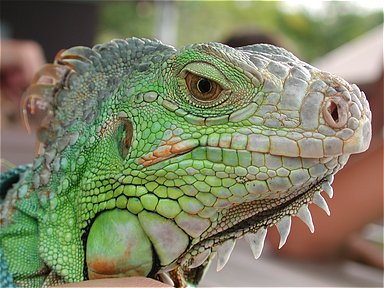
#> input picture various_datasets/reptile_color.jpg, 384 x 288 px, found by its file name
$ jupyter execute --allow-errors WranglingImages.ipynb
#> lines starting #> are read from the running program, lines starting #| are printed output that depends on the picture
[cell 1]
# Wrangling images
# Find image dimensions, crop or pad an image
# RTS, Feb 2023

import os
# Make the display full screen
from IPython.core.display import display, HTML
display(HTML("<style>.container { width:100% !important; }</style>"))

[cell 2]
# Required imports
import cv2
import numpy
import urllib.request
from matplotlib import pyplot as plt
from matplotlib.pyplot import figure
from google.colab.patches import cv2_imshow

[cell 3]
# Read in an image from the internet and display it.
image_source = 'https://raw.githubusercontent.com/realtechsupport/CriticalMachineLearning/main/various_datasets/reptile_color.jpg'
request = urllib.request.urlopen(image_source)
arr = numpy.asarray(bytearray(request.read()), dtype=numpy.uint8)
image_brg = cv2.imdecode(arr, -1)
#> image_brg is the input picture: shape (288, 384, 3); mean B, G, R 100.7, 130.8, 127.4
image = cv2.cvtColor(image_brg, cv2.COLOR_BGR2RGB)
plt.imshow(image)
#> (this line was passed over: IPython is not available in this run)

[cell 4]
#Get the dimensions of an image
size = image.size
#> size = 331776
dimensions = image.shape
#> dimensions = (288, 384, 3)
print(dimensions, size)
#| (288, 384, 3) 331776
print('height: ', dimensions[0])
#| height:  288
print('width: ', dimensions[1])
#| width:  384
print('number of bands: ', dimensions[2])
#| number of bands:  3

[cell 5]
#Resize an image
n = 2
interpolation_method = cv2.INTER_LINEAR
new_height = n*dimensions[0]
#> new_height = 576
new_width = n*dimensions[1]
#> new_width = 768
bigger_image = cv2.resize(image, (new_width, new_height), interpolation_method)
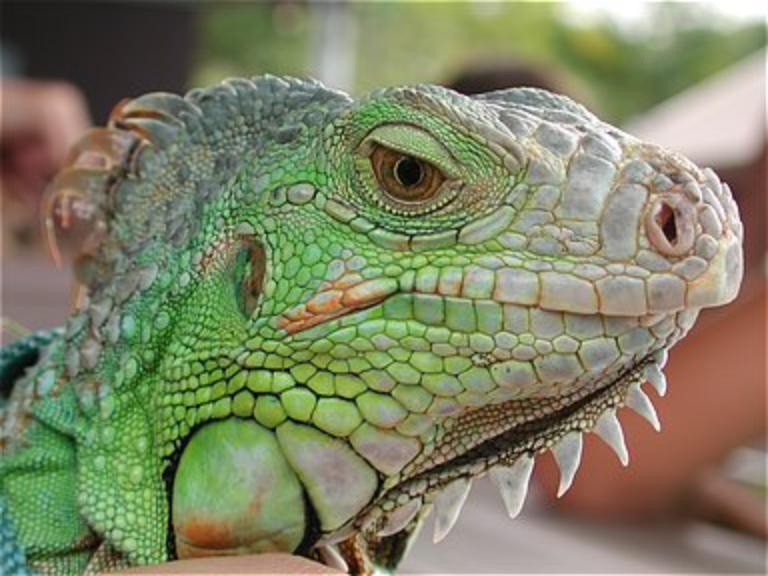
#> bigger_image: shape (576, 768, 3); mean R, G, B 127.4, 130.7, 100.7
plt.imshow(bigger_image)
#> (this line was passed over: IPython is not available in this run)

[cell 6]
#Split color image into bands, and find the dimensions
b,g,r = cv2.split(image) #returns numpy matrix
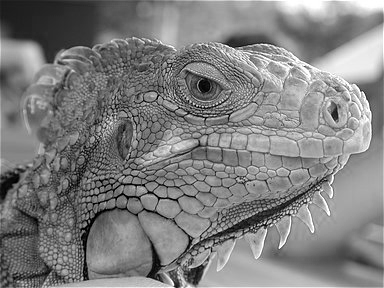
#> b: shape (288, 384); min 0, max 255, mean 127.4
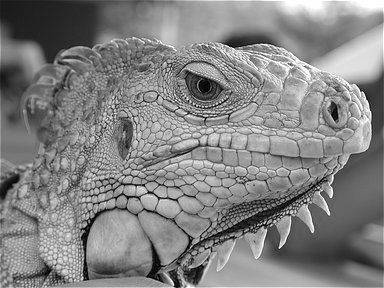
#> g: shape (288, 384); min 0, max 255, mean 130.8
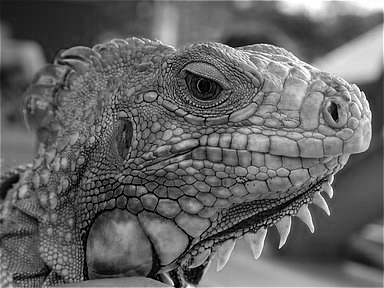
#> r: shape (288, 384); min 0, max 255, mean 100.7
print (b.shape)
#| (288, 384)

[cell 7]
# The next cells describe the use of padding with numpy.pad
# https://sparrow.dev/numpy-pad/

x = numpy.ones(3)
y = numpy.pad(x, pad_width=1)
print(x)
print(y)

[cell 8]
# Pad a matrix
x = numpy.ones((3, 3))
y = numpy.pad(x, pad_width=1)
print(x)
print(y)

[cell 9]
#Pad around a color image (here 10 black pixels on left/right and double that top and bottom)
p = 10
extra_left, extra_right = p,p
extra_top, extra_bottom = 2*p, 2*p
padded_image = numpy.pad(image, ((extra_top, extra_bottom), (extra_left, extra_right), (0, 0)), mode='constant', constant_values=0)
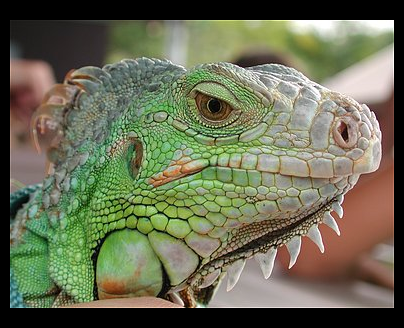
#> padded_image: shape (328, 404, 3); mean R, G, B 106.4, 109.1, 84.1
plt.imshow(padded_image)
#> (this line was passed over: IPython is not available in this run)

[cell 10]
#Compare original and padded image
print(image.shape)
#| (288, 384, 3)
print(padded_image.shape)
#| (328, 404, 3)

[cell 11]
# The opposite of padding is cropping
# Crop top and bottom

cut = 50
top = cut
bottom = dimensions[0] - cut
#> bottom = 238
cropped_image = image[top:bottom, 0:dimensions[1]]
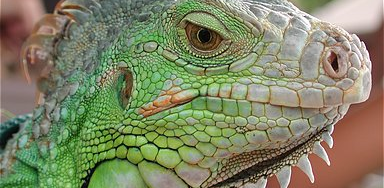
#> cropped_image: shape (188, 384, 3); mean R, G, B 128.8, 133.2, 101.3
plt.imshow(cropped_image)
#> (this line was passed over: IPython is not available in this run)
